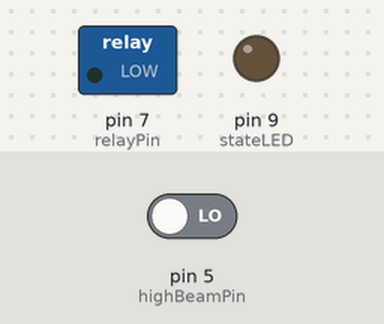
A sketch run on a simulated Arduino Nano, built with avr-gcc and run on an emulated ATmega328P. Shown: switched loads named in the sketch (green lamp = pin HIGH), output pins drawn as LEDs (lit = HIGH). Inputs (shaded band) come from the test bench; at power-on: pin 5 (highBeamPin) LOW.

Above: at 1.2 s.
1.3 s: pin 5 (highBeamPin) driven HIGH
At 1.8 s:
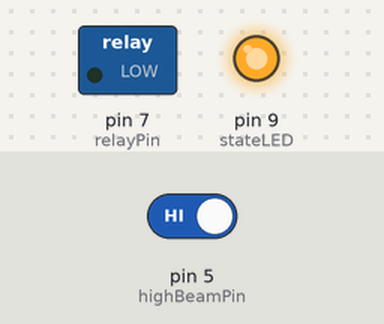
At 2.5 s:
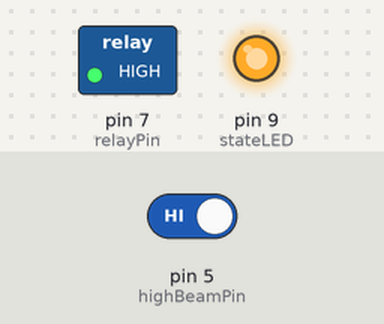
3.7 s: pin 5 (highBeamPin) driven LOW
At 4.8 s:
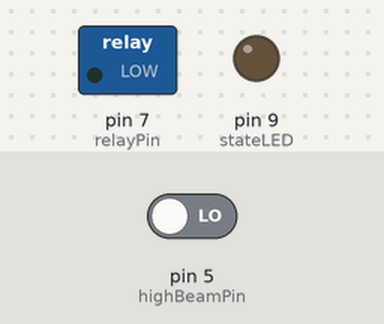
Timing chart, 0 to 6.7 s (numbered marks = the images above; inputs shaded):
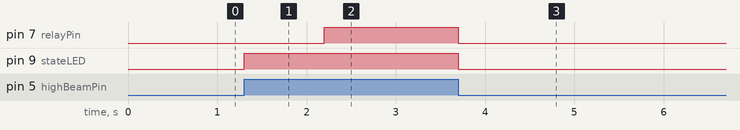

The sketch:

main.ino
```cpp
/******************************************************************************************
*                                                                                         *
*       ***************ABOUT***************                                               *
*       This is the program that controls the LED bar mounted to the car. It runs on an   *
*       Arduino Nano v3. There is a 1 second delay when the bar comes on to enable        *
*       flashing people that are on their highbeams without blinding them with the bar.   *
*                                                                                         *
*       **************VERSION**************                                               *
*       v3 Patchnotes:                                                                    *
*             - The delay between turning on the high beam and the light bar is now       *
*               working.                                                                  *
*                                                                                         *
*       *************FUNCTIONS*************                                               *
*       setup   -> Arduino inital setup that only runs once                               *
*       loop    -> Arduino main function that loop contuniously while it has power        *
*       buffer  -> Due to the 4M ohm resistance, the Arduino is receiving pulses from     *
*                   the high beam. This function creates a buffer to ensure the light     *
*                   bar remains on when it needs to be                                    *
*                                                                                         *
*       *************VARIABLES*************                                               *
*       Integer                                                                           *
*           highBeamPin         -> The pin that detects if the high beams were turned on  *
*           relayPin            -> The pin that signals the relay to open or close        *
*           highBeamState       -> Variable that reads the state of highBeamPin           *
*           lightBarDelay       -> Delay for light bar being powered                      *
*           bufferTime          -> Delay for buffer()                                     *
*           bufferHighBeamState -> Same as highBeamState but for buffer()                 *
*       Boolean                                                                           *
*           cycleCheck          -> Checks if the LED bar is turning on or was already     *
*                                   on during another Arduino cycle                       *
*       Long                                                                              *
*           prevTime            -> The reference to calculate time                        *
*           currentTime         -> The current time that will reference prevTime to see   *
*                                   how much time has passed                              *
*           bufferPrevTime      -> Same as prevTime but for buffer()                      *
*           bufferCurrentTime   -> Same as currentTime but for buffer()                   *
*                                                                                         *
******************************************************************************************/

// Variable Declaration for loop
const int highBeamPin = 5, relayPin = 7, lightBarDelay = 1000;
const int stateLED = 9;
int highBeamState;
unsigned long prevTime = 0, currentTime = 0;

//Variable Declaration for buffer
const int bufferTime = 200;
int bufferHighBeamState;
unsigned long bufferCurrentTime = 0, bufferPrevTime = 0;

// Inital Arduino setup function
void setup(){
  pinMode(relayPin, OUTPUT);   // Set pin as output pin
  pinMode(highBeamPin, INPUT); // Set pin as input pin
  pinMode(stateLED, OUTPUT);
}

// Runs continuously while the Arduino has power
void loop(){
  highBeamState = digitalRead(highBeamPin);           // Check if high beams are on/off
  currentTime = millis();                             // Update current time for delay functionality

  if (highBeamState == 1){                            // If high beams are on
    digitalWrite(stateLED, HIGH);                     // Troubleshooting LED turns on when high beams are on
    if ((currentTime - prevTime) >= lightBarDelay){   // Checks if the delay requirements has been met
      digitalWrite(relayPin, HIGH);                   // Turn on LED relay circuit
    }
  } else {
    if (buffer()){                                    // Buffer to ensure the high beams were turned off
      digitalWrite(relayPin, LOW);                    // Turn off high beam
      digitalWrite(stateLED, LOW);                    // Turn off troubleshooting LED
    }
    prevTime = currentTime;                           // Set reference point for the delay
  }
}

// Function to ensure the high beam was turned off before turning off light bar
bool buffer(){
  bufferPrevTime = millis();                                  // Get the reference point for buffer time
  while ((bufferCurrentTime - bufferPrevTime) < bufferTime){  // While the delay has not been reached
    bufferHighBeamState = digitalRead(highBeamPin);           // Update if the Arduino gets a pulse from the highbeam
    if(bufferHighBeamState == 1){                             // Check if the Arduino gets a pulse from the highbeam
      return false;                                           // If at any point the Arduino gets a pulse, return false
    }
    bufferCurrentTime = millis();                             // Update current time
  } return true;                                              // If the Arduino does not receive a pulse, then the lightbar is off
}
```

Measured:
- after the input at 1.3 s, pin 7 (relayPin): LOW → HIGH after 0.90 s; pin 9 (stateLED): LOW → HIGH at once
- after the input at 3.7 s, pin 7 (relayPin), pin 9 (stateLED): HIGH → LOW at once
